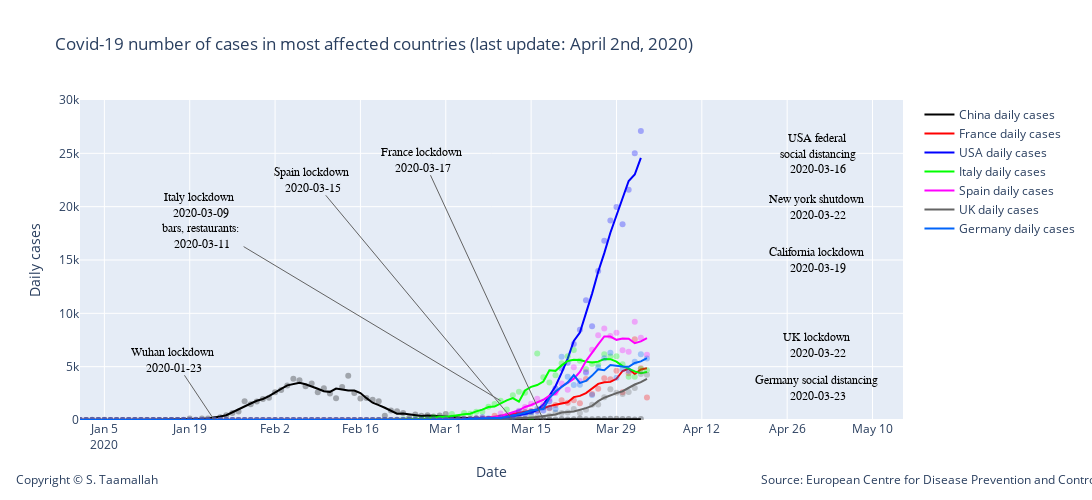

The code cell stored with this chart in its notebook:
### Markdown cell above
#from IPython.display import HTML, display
#display(HTML('STaamallah_covid19_analysis_chart_3_20200331.html'), metadata=dict(isolated=False))

### Code cell
#degree = 2
#smooth_italy = smoothTriangle(df_italy['deaths'],degree)


smooth_china = smooth_5day(df_china['cases'])
smooth_france = smooth_5day(df_france['cases'])
smooth_italy = smooth_5day(df_italy['cases'])
smooth_usa = smooth_5day(df_usa['cases'])
smooth_uk = smooth_5day(df_uk['cases'])
smooth_germany = smooth_5day(df_germany['cases'])
smooth_spain = smooth_5day(df_spain['cases'])
smooth_korea = smooth_5day(df_korea['cases'])
smooth_netherlandss = smooth_5day(df_netherlands['cases'])



# Add traces
trace1 = go.Scatter(
        x=df_china.index, 
        y=df_china['cases'],
        mode='markers',
        name='China daily cases',
        line_color='rgba(0, 0, 0, .3)',
        showlegend=False,
)

trace11 = go.Scatter(
        x=df_china.index, 
        y=smooth_china,
        mode='lines',
        name='China daily cases',
        line_color='rgba(0, 0, 0, 1)',
)


trace2 = go.Scatter(
        x=df_france.index, 
        y=df_france['cases'],
        mode='markers',
        name='France daily cases',
        line_color='rgba(256, 0, 0, .3)',
        showlegend=False,
)

trace22 = go.Scatter(
        x=df_france.index, 
        y=smooth_france,
        mode='lines',
        name='France daily cases',
        line_color='rgba(256, 0, 0, 1)',
)


trace3 = go.Scatter(
        x=df_usa.index, 
        y=df_usa['cases'],
        mode='markers',
        name='USA daily cases',
        line_color='rgba(0, 0, 255, .3)',
    showlegend=False,
)

trace33 = go.Scatter(
        x=df_usa.index, 
        y=smooth_usa,
        mode='lines',
        name='USA daily cases',
        line_color='rgba(0, 0, 255, 1)',
)

trace4 = go.Scatter(
        x=df_italy.index, 
        y=df_italy['cases'],
        mode='markers',
        name='Italy daily cases',
        line_color='rgba(0, 256, 0, .3)',
    showlegend=False,
)

trace44 = go.Scatter(
        x=df_italy.index, 
        y=smooth_italy,
        mode='lines',
        name='Italy daily cases',
        line_color='rgba(0, 256, 0, 1)',
)

trace5 = go.Scatter(
        x=df_spain.index, 
        y=df_spain['cases'],
        mode='markers',
        name='Spain daily cases',
        line_color='rgba(255, 0, 255, .3)',
    showlegend=False,
)

trace55 = go.Scatter(
        x=df_spain.index, 
        y=smooth_spain,
        mode='lines',
        name='Spain daily cases',
        line_color='rgba(256, 0, 256, 1)',
)


trace6 = go.Scatter(
        x=df_uk.index, 
        y=df_uk['cases'],
        mode='markers',
        name='UK daily cases',
        line_color='rgba(100, 100, 100, .3)',
    showlegend=False
)

trace66 = go.Scatter(
        x=df_uk.index, 
        y=smooth_uk,
        mode='lines',
        name='UK daily cases',
        line_color='rgba(100, 100, 100, 1)',
)

trace7 = go.Scatter(
        x=df_germany.index, 
        y=df_germany['cases'],
        mode='markers',
        name='Germany daily cases',
        line_color='rgba(0, 100, 250, .3)',
    showlegend=False,
)

trace77 = go.Scatter(
        x=df_germany.index, 
        y=smooth_germany,
        mode='lines',
        name='Germany daily cases',
        line_color='rgba(0, 100, 250, 1)',
)


data = [trace1,trace11, trace2, trace22, trace3, trace33, trace4, trace44, trace5, trace55, trace6, trace66, trace7, trace77]

layout = go.Layout(
    title="Covid-19 number of cases in most affected countries (last update: April 2nd, 2020)",
    width=1100,
    height=500,
    
    # Top left
    xaxis=dict(
        title='Date',
        range=['2020-01-01', '2020-05-15'],
    ),
    yaxis=dict(
        title='Daily cases',
        #type='log',
        range=[0,30000],
        anchor='x'
    ),
    
      annotations=[
        dict(
            x=1.24,
            y=-0.22,
            showarrow=False,
            text='Source: European Centre for Disease Prevention and Control',
            xref='paper',
            yref='paper'
        ),
        
        dict(
            x=-0.08,
            y=-0.22,
            showarrow=False,
            text='Copyright © S. Taamallah ',
            xref='paper',
            yref='paper'
        )
    ],
    
)



fig = go.Figure(data=data, layout=layout)



fig.add_annotation(
        x='2020-01-23',
        y=20,
        xref="x",
        yref="y",
        text="Wuhan lockdown <br> 2020-01-23 ",
        showarrow=True,
        font=dict(
            family="Courier New, monospace",
            size=12,
            color="black"
            ),
        align="center",
        arrowhead=0,
        arrowsize=1,
        arrowwidth=1,
        arrowcolor="#636363",
        ax=-40,
        ay=-60,
        #bordercolor="#c7c7c7",
        #borderwidth=2,
        #borderpad=4,
        #bgcolor="#ff7f0e",
        #opacity=0.8
        )


fig.add_annotation(
        x='2020-03-10',
        y=1800,
        xref="x",
        yref="y",
        text="Italy lockdown <br> 2020-03-09 <br> bars, restaurants: <br> 2020-03-11",
        showarrow=True,
        font=dict(
            family="Courier New, monospace",
            size=12,
            color="black"
            ),
        align="center",
        arrowhead=0,
        arrowsize=1,
        arrowwidth=1,
        arrowcolor="#636363",
        ax=-300,
        ay=-180,
        #bordercolor="#c7c7c7",
        #borderwidth=2,
        #borderpad=4,
        #bgcolor="#ff7f0e",
        #opacity=0.8
        )


fig.add_annotation(
            x='2020-03-17',
            y=30,
            text="France lockdown <br> 2020-03-17 ",
            showarrow=True,
            font=dict(
            family="Courier New, monospace",
            size=12,
            color="black",
            ),
        align="center",
        arrowhead=0,
        arrowsize=1,
        arrowwidth=1,
        arrowcolor="#636363",
        ax=-120,
        ay=-260,
)


fig.add_annotation(
            x='2020-03-12',
            y=20,
            text="Spain lockdown <br> 2020-03-15 ",
            showarrow=True,
            font=dict(
            family="Courier New, monospace",
            size=12,
            color="black",
            ),
        align="center",
        arrowhead=0,
        arrowsize=1,
        arrowwidth=1,
        arrowcolor="#636363",
        ax=-200,
        ay=-240,
)


fig.add_annotation(
            x='2020-05-1',
            y=7000,
            text="UK lockdown <br> 2020-03-22 ",
            showarrow=False,
            font=dict(
            family="Courier New, monospace",
            size=12,
            color="black",
            ),
        align="center",
        arrowhead=0,
        arrowsize=1,
        arrowwidth=1,
        arrowcolor="#636363",
        ax=180,
        ay=-60,
)

fig.add_annotation(
            x='2020-05-1',
            y=3000,
            text="Germany social distancing <br> 2020-03-23 ",
            showarrow=False,
            font=dict(
            family="Courier New, monospace",
            size=12,
            color="black",
            ),
        align="center",
        arrowhead=0,
        arrowsize=1,
        arrowwidth=1,
        arrowcolor="#636363",
        ax=180,
        ay=-60,
)

fig.add_annotation(
            x='2020-05-1',
            y=25000,
            text="USA federal <br> social distancing <br> 2020-03-16 ",
            showarrow=False,
            font=dict(
            family="Courier New, monospace",
            size=12,
            color="black",
            ),
        align="center",
        arrowhead=0,
        arrowsize=1,
        arrowwidth=1,
        arrowcolor="#636363",
        ax=200,
        ay=-520,
)

fig.add_annotation(
            x='2020-05-1',
            y=20000,
            text="New york shutdown <br> 2020-03-22 ",
            showarrow=False,
            font=dict(
            family="Courier New, monospace",
            size=12,
            color="black",
            ),
        align="center",
        arrowhead=0,
        arrowsize=1,
        arrowwidth=1,
        arrowcolor="#636363",
        ax=200,
        ay=-420,
)



fig.add_annotation(
            x='2020-05-1',
            y=15000,
            text="California lockdown <br> 2020-03-19 ",
            showarrow=False,
            font=dict(
            family="Courier New, monospace",
            size=12,
            color="black",
            ),
        align="center",
        arrowhead=0,
        arrowsize=1,
        arrowwidth=1,
        arrowcolor="#636363",
        ax=200,
        ay=-320,
)






fig.show()

from plotly.offline import plot
plot(fig, filename="STaamallah_covid19_analysis_chart_3_20200403.html", auto_open = False)
